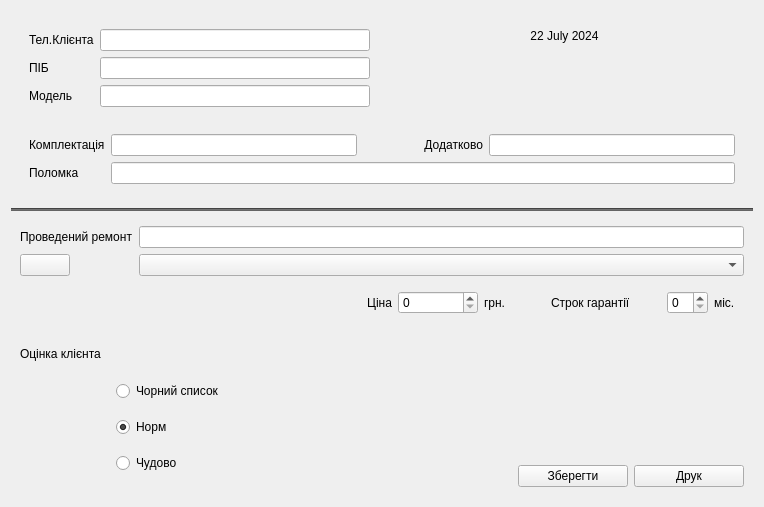
        <widget class="QWidget" name="tabOutCheck">
         <attribute name="title">
          <string>Талон</string>
         </attribute>
         <layout class="QGridLayout" name="gridLayout_6">
          <item row="0" column="0" colspan="2">
           <widget class="QWidget" name="widget_8" native="true">
            <layout class="QGridLayout" name="gridLayout_15">
             <item row="0" column="0">
              <widget class="QWidget" name="widget_9" native="true">
               <layout class="QGridLayout" name="gridLayout_12">
                <item row="0" column="0">
                 <widget class="QLabel" name="label_18">
                  <property name="text">
                   <string>Тел.Клієнта</string>
                  </property>
                 </widget>
                </item>
                <item row="0" column="1">
                 <widget class="QLineEdit" name="lineEditCouponPhoneNum"/>
                </item>
                <item row="1" column="0">
                 <widget class="QLabel" name="label_19">
                  <property name="text">
                   <string>ПІБ</string>
                  </property>
                 </widget>
                </item>
                <item row="1" column="1">
                 <widget class="QLineEdit" name="lineEditCouponName"/>
                </item>
                <item row="2" column="0">
                 <widget class="QLabel" name="label_20">
                  <property name="text">
                   <string>Модель</string>
                  </property>
                 </widget>
                </item>
                <item row="2" column="1">
                 <widget class="QLineEdit" name="lineEditCouponModel"/>
                </item>
               </layout>
              </widget>
             </item>
             <item row="0" column="1">
              <widget class="QWidget" name="widget_10" native="true">
               <layout class="QGridLayout" name="gridLayout_14">
                <item row="3" column="0">
                 <spacer name="horizontalSpacer_20">
                  <property name="orientation">
                   <enum>Qt::Horizontal</enum>
                  </property>
                  <property name="sizeHint" stdset="0">
                   <size>
                    <width>40</width>
                    <height>20</height>
                   </size>
                  </property>
                 </spacer>
                </item>
                <item row="2" column="0">
                 <spacer name="verticalSpacer_2">
                  <property name="orientation">
                   <enum>Qt::Vertical</enum>
                  </property>
                  <property name="sizeHint" stdset="0">
                   <size>
                    <width>20</width>
                    <height>47</height>
                   </size>
                  </property>
                 </spacer>
                </item>
                <item row="1" column="0">
                 <widget class="QLabel" name="label_CouponDate">
                  <property name="minimumSize">
                   <size>
                    <width>150</width>
                    <height>0</height>
                   </size>
                  </property>
                  <property name="text">
                   <string>22 July 2024</string>
                  </property>
                  <property name="alignment">
                   <set>Qt::AlignCenter</set>
                  </property>
                 </widget>
                </item>
               </layout>
              </widget>
             </item>
             <item row="1" column="0" colspan="2">
              <widget class="QWidget" name="widget_11" native="true">
               <layout class="QGridLayout" name="gridLayout_13">
                <item row="0" column="0">
                 <widget class="QLabel" name="label_21">
                  <property name="text">
                   <string>Комплектація</string>
                  </property>
                 </widget>
                </item>
                <item row="0" column="1">
                 <widget class="QLineEdit" name="lineEditCouponPackage"/>
                </item>
                <item row="0" column="2">
                 <widget class="QLabel" name="label_23">
                  <property name="minimumSize">
                   <size>
                    <width>120</width>
                    <height>0</height>
                   </size>
                  </property>
                  <property name="text">
                   <string>Додатково</string>
                  </property>
                  <property name="alignment">
                   <set>Qt::AlignRight|Qt::AlignTrailing|Qt::AlignVCenter</set>
                  </property>
                 </widget>
                </item>
                <item row="0" column="3">
                 <widget class="QLineEdit" name="lineEditCouponAdditionalPack"/>
                </item>
                <item row="1" column="0">
                 <widget class="QLabel" name="label_22">
                  <property name="text">
                   <string>Поломка</string>
                  </property>
                 </widget>
                </item>
                <item row="1" column="1" colspan="3">
                 <widget class="QLineEdit" name="lineEditCouponBreakage"/>
                </item>
               </layout>
              </widget>
             </item>
            </layout>
           </widget>
          </item>
          <item row="1" column="0" colspan="2">
           <widget class="Line" name="line_3">
            <property name="styleSheet">
             <string notr="true">background: rgb(100, 100, 100)</string>
            </property>
            <property name="orientation">
             <enum>Qt::Horizontal</enum>
            </property>
           </widget>
          </item>
          <item row="2" column="0" colspan="2">
           <widget class="QWidget" name="widget_12" native="true">
            <layout class="QGridLayout" name="gridLayout_16">
             <item row="0" column="0">
              <widget class="QLabel" name="label_24">
               <property name="text">
                <string>Проведений ремонт</string>
               </property>
              </widget>
             </item>
             <item row="0" column="1">
              <widget class="QLineEdit" name="lineEditCouponBreakFix"/>
             </item>
             <item row="1" column="1">
              <widget class="QComboBox" name="comboBoxCouponBreakFix"/>
             </item>
             <item row="2" column="0" colspan="2">
              <widget class="QWidget" name="widget_13" native="true">
               <layout class="QHBoxLayout" name="horizontalLayout_5">
                <item>
                 <spacer name="horizontalSpacer_16">
                  <property name="orientation">
                   <enum>Qt::Horizontal</enum>
                  </property>
                  <property name="sizeHint" stdset="0">
                   <size>
                    <width>40</width>
                    <height>20</height>
                   </size>
                  </property>
                 </spacer>
                </item>
                <item>
                 <widget class="QLabel" name="label_25">
                  <property name="minimumSize">
                   <size>
                    <width>90</width>
                    <height>0</height>
                   </size>
                  </property>
                  <property name="layoutDirection">
                   <enum>Qt::LeftToRight</enum>
                  </property>
                  <property name="text">
                   <string>Ціна</string>
                  </property>
                  <property name="alignment">
                   <set>Qt::AlignRight|Qt::AlignTrailing|Qt::AlignVCenter</set>
                  </property>
                 </widget>
                </item>
                <item>
                 <widget class="QSpinBox" name="spinBoxCouponPrice">
                  <property name="minimumSize">
                   <size>
                    <width>80</width>
                    <height>0</height>
                   </size>
                  </property>
                  <property name="maximum">
                   <number>1000000</number>
                  </property>
                  <property name="singleStep">
                   <number>50</number>
                  </property>
                 </widget>
                </item>
                <item>
                 <widget class="QLabel" name="label_27">
                  <property name="text">
                   <string>грн.</string>
                  </property>
                 </widget>
                </item>
                <item>
                 <spacer name="horizontalSpacer_14">
                  <property name="orientation">
                   <enum>Qt::Horizontal</enum>
                  </property>
                  <property name="sizeType">
                   <enum>QSizePolicy::Fixed</enum>
                  </property>
                  <property name="sizeHint" stdset="0">
                   <size>
                    <width>40</width>
                    <height>20</height>
                   </size>
                  </property>
                 </spacer>
                </item>
                <item>
                 <widget class="QLabel" name="label_26">
                  <property name="minimumSize">
                   <size>
                    <width>110</width>
                    <height>0</height>
                   </size>
                  </property>
                  <property name="text">
                   <string>Строк гарантії</string>
                  </property>
                 </widget>
                </item>
                <item>
                 <widget class="QSpinBox" name="spinBoxCouponWarranty">
                  <property name="singleStep">
                   <number>3</number>
                  </property>
                 </widget>
                </item>
                <item>
                 <widget class="QLabel" name="label_28">
                  <property name="text">
                   <string>міс.</string>
                  </property>
                 </widget>
                </item>
               </layout>
              </widget>
             </item>
             <item row="1" column="0">
              <widget class="QPushButton" name="pushButtonOpenClientFile">
               <property name="sizePolicy">
                <sizepolicy hsizetype="Fixed" vsizetype="Fixed">
                 <horstretch>0</horstretch>
                 <verstretch>0</verstretch>
                </sizepolicy>
               </property>
               <property name="minimumSize">
                <size>
                 <width>30</width>
                 <height>0</height>
                </size>
               </property>
               <property name="maximumSize">
                <size>
                 <width>50</width>
                 <height>40</height>
                </size>
               </property>
               <property name="text">
                <string/>
               </property>
               <property name="icon">
                <iconset>
                 <normaloff>document.png</normaloff>document.png</iconset>
               </property>
               <property name="checkable">
                <bool>true</bool>
               </property>
              </widget>
             </item>
            </layout>
           </widget>
          </item>
          <item row="3" column="0" rowspan="2">
           <widget class="QWidget" name="widget_14" native="true">
            <layout class="QGridLayout" name="gridLayout_17">
             <item row="0" column="0" rowspan="2">
              <widget class="QLabel" name="label_29">
               <property name="text">
                <string>Оцінка клієнта</string>
               </property>
              </widget>
             </item>
             <item row="2" column="1">
              <widget class="QWidget" name="widget_15" native="true">
               <property name="minimumSize">
                <size>
                 <width>140</width>
                 <height>90</height>
                </size>
               </property>
               <layout class="QVBoxLayout" name="verticalLayout_2">
                <item>
                 <widget class="QRadioButton" name="radioButtonClientRateBlack">
                  <property name="minimumSize">
                   <size>
                    <width>200</width>
                    <height>30</height>
                   </size>
                  </property>
                  <property name="text">
                   <string>Чорний список</string>
                  </property>
                 </widget>
                </item>
                <item>
                 <widget class="QRadioButton" name="radioButtonClientRateNorm">
                  <property name="minimumSize">
                   <size>
                    <width>0</width>
                    <height>30</height>
                   </size>
                  </property>
                  <property name="text">
                   <string>Норм</string>
                  </property>
                  <property name="checked">
                   <bool>true</bool>
                  </property>
                 </widget>
                </item>
                <item>
                 <widget class="QRadioButton" name="radioButtonClientRatePerfect">
                  <property name="minimumSize">
                   <size>
                    <width>0</width>
                    <height>30</height>
                   </size>
                  </property>
                  <property name="text">
                   <string>Чудово</string>
                  </property>
                 </widget>
                </item>
               </layout>
              </widget>
             </item>
            </layout>
           </widget>
          </item>
          <item row="3" column="1">
           <spacer name="verticalSpacer_3">
            <property name="orientation">
             <enum>Qt::Vertical</enum>
            </property>
            <property name="sizeHint" stdset="0">
             <size>
              <width>20</width>
              <height>40</height>
             </size>
            </property>
           </spacer>
          </item>
          <item row="4" column="1">
           <widget class="QWidget" name="widget_16" native="true">
            <layout class="QHBoxLayout" name="horizontalLayout_6">
             <item>
              <spacer name="horizontalSpacer_17">
               <property name="orientation">
                <enum>Qt::Horizontal</enum>
               </property>
               <property name="sizeHint" stdset="0">
                <size>
                 <width>169</width>
                 <height>20</height>
                </size>
               </property>
              </spacer>
             </item>
             <item>
              <widget class="QPushButton" name="pushButtonCouponSave">
               <property name="minimumSize">
                <size>
                 <width>110</width>
                 <height>0</height>
                </size>
               </property>
               <property name="text">
                <string>Зберегти</string>
               </property>
              </widget>
             </item>
             <item>
              <widget class="QPushButton" name="pushButtonCouponPrint">
               <property name="minimumSize">
                <size>
                 <width>110</width>
                 <height>0</height>
                </size>
               </property>
               <property name="text">
                <string>Друк</string>
               </property>
              </widget>
             </item>
            </layout>
           </widget>
          </item>
         </layout>
        </widget>
